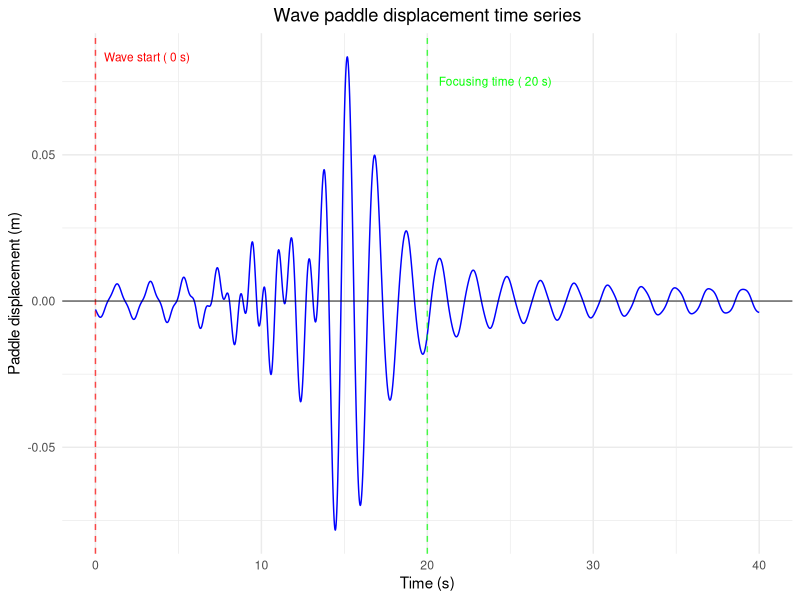
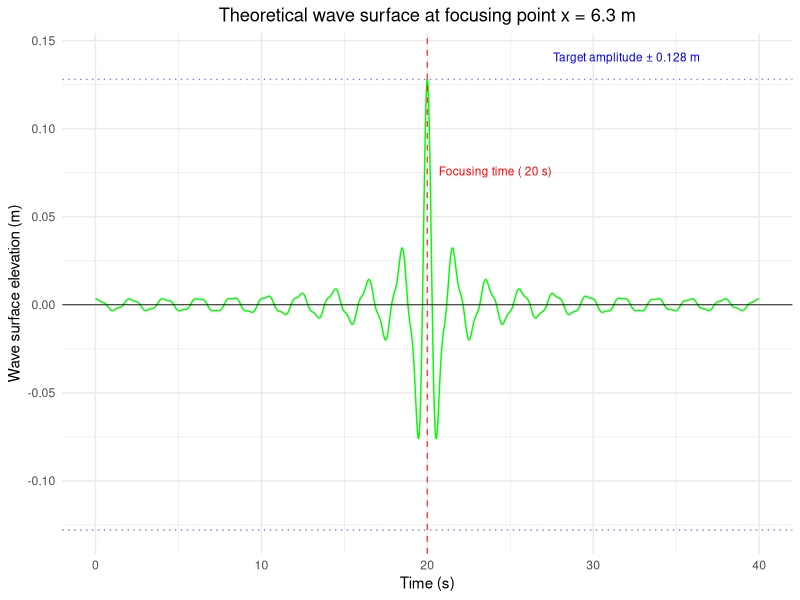
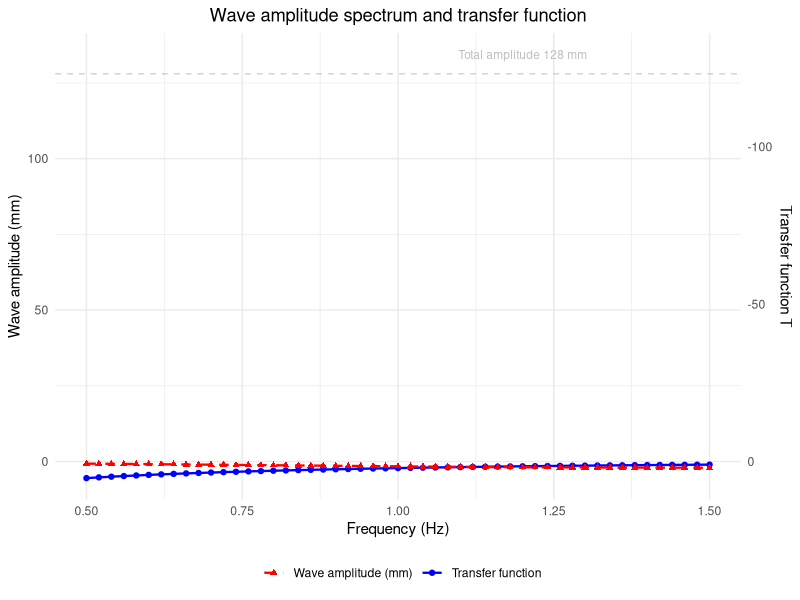

Here is the R script that generated these plots, in order: (Note: this script raises an error after producing the figures.)
#Due to the limitations in DualSPHysics case files where focused waves cannot provide focusing time and only JONSWAP and P-M spectra are available. 
#The DualSPHyiscs team have provided an external .dat file for reading wave piston displacements. 
#This code is generated using R and runs in RStudio. 
#The wave generation principle applicable to this code is derived from Chen et al.(2024)https://doi.org/10.1016/j.oceaneng.2024.118516
#The size of wave tank was from DUT by Chen et al.(2024)
#COPY the data from paddle_displacement_xyz.txt to the Piston_Movement.dat
# ==================== Load necessary packages ====================
library(ggplot2)
library(gridExtra)

# ==================== Parameter settings ====================
d <- 0.4                # water depth (m)
A <- 0.128              # target wave amplitude (m)
x_b <- 6.3              # focusing position (m)
t_b <- 20               # focusing time (s)
f_min <- 0.5            # minimum frequency (Hz)
f_max <- 1.5            # maximum frequency (Hz)
df <- 0.02              # frequency interval (Hz)
g <- 9.81               # gravitational acceleration (m/s^2)

# Frequency sequence
f <- seq(f_min, f_max, by = df)
N <- length(f)          # 51 components
omega <- 2 * pi * f

# ==================== Solve for wave number k (dispersion relation) ====================
k <- numeric(N)
for (i in 1:N) {
  disp_rel <- function(k) omega[i]^2 - g * k * tanh(k * d)
  k[i] <- uniroot(disp_rel, interval = c(0.1, 20), tol = 1e-8)$root
}

# ==================== Component amplitudes a_i (Equation 2) ====================
sum_invk <- sum(1 / k)
a_i <- -A / (k * sum_invk)          # unit: m

# ==================== Transfer function T(f_i) (Equation 4) ====================
T_i <- 4 * (sinh(k * d))^2 / (2 * k * d + sinh(2 * k * d))

# ==================== Amplitude coefficients for each wave paddle component ====================
C_i <- a_i / T_i

# ==================== Time series (0 ~ 20 s, step 0.02 s) ====================
t_start <- 0
t_end <- 40
dt <- 0.02
t <- seq(t_start, t_end, by = dt)
n_steps <- length(t)

# ==================== Calculate wave paddle displacement S(t) (Equation 3, x=0) ====================
S <- numeric(n_steps)
for (i in 1:N) {
  S <- S + C_i[i] * sin(-k[i] * x_b - omega[i] * (t - t_b))
}

# ==================== Calculate theoretical wave surface at focusing point η(x_b, t) (Equation 1) ====================
eta_focus <- numeric(n_steps)
for (i in 1:N) {
  eta_focus <- eta_focus + a_i[i] * cos(-omega[i] * (t - t_b))
}

# ==================== Construct data frames ====================
df <- data.frame(
  time = t,
  displacement = S,
  eta_focus = eta_focus
)

# Spectral data (for Figure 3)
spectrum_df <- data.frame(
  frequency = f,
  amplitude_mm = a_i * 1000,        # convert to mm
  transfer = T_i
)

# ==================== Output DAT file (two columns, three spaces separated, no column names) ====================
# Format time and displacement as strings with 4 decimal places
time_str <- sprintf("%.4f", t)
disp_str <- sprintf("%.4f", S)
# Join the two columns with three spaces and write to file
writeLines(paste(time_str, disp_str, sep = "   "), "paddle_displacement.dat")
cat("\nWave paddle displacement data saved to: paddle_displacement.dat\n")

# ==================== Plotting ====================
# Figure 1: Wave paddle displacement
p1 <- ggplot(df, aes(x = time, y = displacement)) +
  geom_line(color = "blue", size = 0.5) +
  geom_vline(xintercept = t_start, linetype = "dashed", color = "red", alpha = 0.7) +
  geom_vline(xintercept = t_b, linetype = "dashed", color = "green", alpha = 0.7) +
  annotate("text", x = t_start, y = max(df$displacement), 
           label = paste("Wave start (", t_start, "s)"), 
           color = "red", hjust = -0.1, size = 3) +
  annotate("text", x = t_b, y = max(df$displacement) * 0.9, 
           label = paste("Focusing time (", t_b, "s)"), 
           color = "green", hjust = -0.1, size = 3) +
  labs(x = "Time (s)", y = "Paddle displacement (m)", 
       title = "Wave paddle displacement time series") +
  theme_minimal() +
  theme(plot.title = element_text(hjust = 0.5)) +
  geom_hline(yintercept = 0, linetype = "solid", color = "black", size = 0.3)

# Figure 2: Theoretical wave surface at focusing point
p2 <- ggplot(df, aes(x = time, y = -eta_focus)) +
  geom_line(color = "green", size = 0.5) +
  geom_vline(xintercept = t_b, linetype = "dashed", color = "red", alpha = 0.7) +
  geom_hline(yintercept = A, linetype = "dotted", color = "blue", alpha = 0.5) +
  geom_hline(yintercept = -A, linetype = "dotted", color = "blue", alpha = 0.5) +
  annotate("text", x = t_b, y = max(df$eta_focus), 
           label = paste("Focusing time (", t_b, "s)"), 
           color = "red", hjust = -0.1, size = 3) +
  annotate("text", x = max(df$time) * 0.8, y = A * 1.1, 
           label = paste("Target amplitude ±", A, "m"), 
           color = "blue", size = 3) +
  labs(x = "Time (s)", y = "Wave surface elevation (m)", 
       title = paste("Theoretical wave surface at focusing point x =", x_b, "m")) +
  theme_minimal() +
  theme(plot.title = element_text(hjust = 0.5)) +
  geom_hline(yintercept = 0, linetype = "solid", color = "black", size = 0.3)

# Figure 3: Amplitude spectrum and transfer function (dual Y-axis)
# Amplitude in mm
max_amp <- max(spectrum_df$amplitude_mm)
max_trans <- max(spectrum_df$transfer)
scale_factor <- max_amp / max_trans * 2   # Scaling factor to give the transfer function curve an appropriate height relative to amplitude spectrum

p3 <- ggplot(spectrum_df, aes(x = frequency)) +
  geom_line(aes(y = amplitude_mm, color = "Wave amplitude (mm)"), size = 0.8) +
  geom_point(aes(y = amplitude_mm, color = "Wave amplitude (mm)"), size = 1.5) +
  geom_line(aes(y = transfer * scale_factor, color = "Transfer function (scaled)"), 
            size = 0.8, linetype = "dashed") +
  geom_point(aes(y = transfer * scale_factor, color = "Transfer function (scaled)"), 
             size = 1.5, shape = 17) +
  geom_hline(yintercept = A * 1000, linetype = "dashed", color = "gray", alpha = 0.7) +
  annotate("text", x = max(f) * 0.8, y = A * 1000 * 1.05, 
           label = paste("Total amplitude", round(A * 1000, 1), "mm"), 
           color = "gray", size = 3) +
  scale_y_continuous(
    name = "Wave amplitude (mm)",
    sec.axis = sec_axis(~ . / scale_factor, name = "Transfer function T")
  ) +
  scale_color_manual(
    name = "",
    values = c("Wave amplitude (mm)" = "blue", "Transfer function (scaled)" = "red"),
    labels = c("Wave amplitude (mm)", "Transfer function")
  ) +
  labs(x = "Frequency (Hz)", title = "Wave amplitude spectrum and transfer function") +
  theme_minimal() +
  theme(
    plot.title = element_text(hjust = 0.5),
    legend.position = "bottom"
  )

# Figure 4: FFT spectrum analysis of wave paddle displacement
fs <- 1 / dt                     # Sampling frequency
Y <- fft(S)                      # FFT
P2 <- abs(Y / n_steps)           # Two-sided amplitude spectrum
P1 <- P2[1:(n_steps/2 + 1)]      # Take one-sided
P1[2:(length(P1)-1)] <- 2 * P1[2:(length(P1)-1)]
f_fft <- fs * (0:(n_steps/2)) / n_steps
fft_df <- data.frame(frequency = f_fft, magnitude = P1)

p4 <- ggplot(fft_df %>% filter(frequency <= 2.5), aes(x = frequency, y = magnitude)) +
  geom_line(color = "purple") +
  geom_vline(xintercept = c(f_min, f_max), linetype = "dashed", color = "red", alpha = 0.5) +
  annotate("text", x = f_min, y = max(fft_df$magnitude) * 0.9, 
           label = "f_min", color = "red", hjust = 1.1, size = 3) +
  annotate("text", x = f_max, y = max(fft_df$magnitude) * 0.9, 
           label = "f_max", color = "red", hjust = -0.1, size = 3) +
  labs(x = "Frequency (Hz)", y = "Amplitude (m)", title = "Spectrum analysis of wave paddle displacement") +
  theme_minimal() +
  theme(plot.title = element_text(hjust = 0.5))

# ==================== Combine four plots into 2×2 layout ====================
combined_plot <- grid.arrange(p1, p2, p3, p4, ncol = 2, nrow = 2)

# Save combined plot
ggsave("paddle_analysis.png", combined_plot, width = 12, height = 10, dpi = 150)
cat("\nAnalysis plot saved to: paddle_analysis.png\n")

# ==================== Output first 10 rows of data example ====================
cat("\nFirst 10 rows of data example:\n")
cat("Time(s)\tDisplacement(m)\n")
for (i in 1:min(10, n_steps)) {
  cat(sprintf("%.3f\t%.6f\n", t[i], S[i]))
}

# ==================== Additional analysis: Check wave surface at focusing moment ====================
t_b_idx <- which.min(abs(t - t_b))
cat(sprintf("\nAnalysis at focusing moment (t = %.2f s):\n", t[t_b_idx]))
cat(sprintf("  Wave paddle displacement: %.4f m\n", S[t_b_idx]))
cat(sprintf("  Theoretical wave surface elevation: %.4f m\n", eta_focus[t_b_idx]))
cat(sprintf("  Target amplitude A: %.4f m\n", A))
cat(sprintf("  Relative error: %.2f%%\n", abs(eta_focus[t_b_idx] - A) / A * 100))
